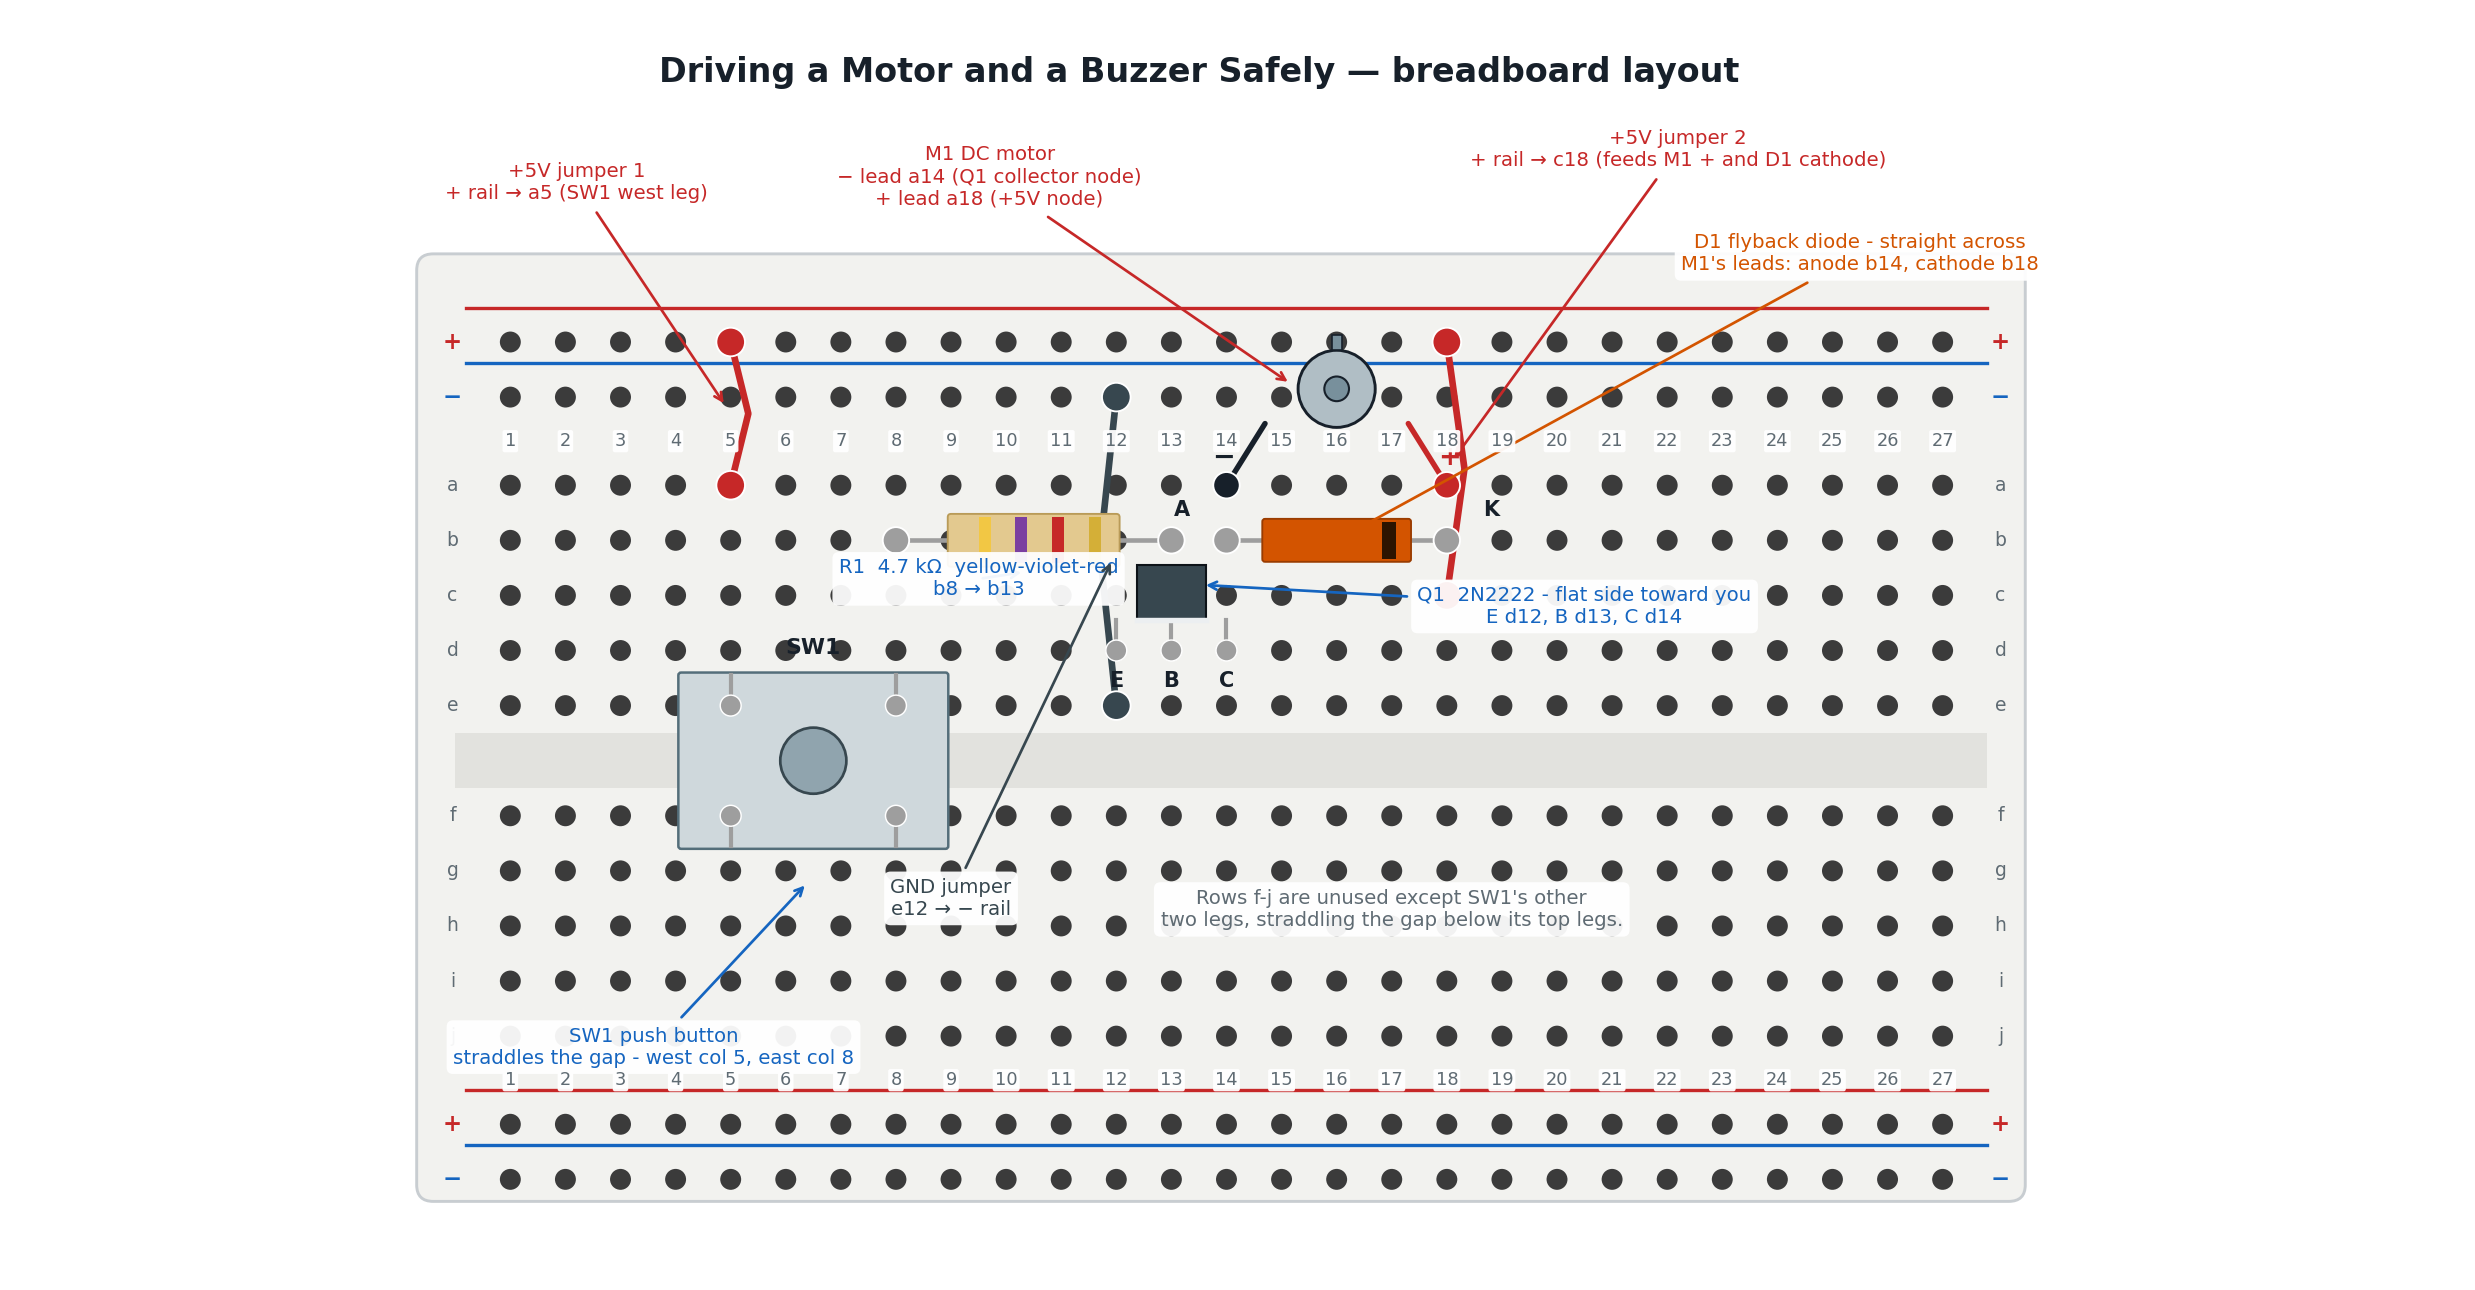

This figure's Python source:
#!/usr/bin/env python3
"""Render the breadboard layout for the "Driving a Motor and a Buzzer Safely" lab.

The hole positions drawn here are the same ones the lab's build steps name, so
a student can hold the picture beside the page and match them one for one. If
the steps ever change, change them here too.

Layout (columns numbered 1-24 left to right; rows a-e are the top half,
f-j the bottom half, split by the center channel):

    +5V jumper 1   + rail  ->  a5             (feeds SW1's west leg)
    SW1 push button        west leg col 5, east leg col 8 (straddles the
                            center channel like Chapter 16's 4-pin button;
                            only the row-e hole on each side is wired)
    R1  4.7 kOhm   b8      ->  b13             (SW1 east leg -> Q1 base)
    Q1  2N2222     d12 (E), d13 (B), d14 (C)   (flat side toward you)
    GND jumper     e12     ->  - rail          (Q1 emitter -> ground)
    M1  DC motor   - lead a14 (-> Q1 collector), + lead a18 (-> +5V)
    D1  flyback diode      anode b14, cathode b18 (straight across M1's
                            own two leads, same columns as M1's leads)
    +5V jumper 2   c18     ->  + rail          (feeds M1 + and D1 cathode)

Column 14 ties Q1's collector, M1's minus lead, and D1's anode into one
node. Column 18 ties M1's plus lead, D1's cathode, and the second +5V
jumper into the other node - exactly the "diode straight across the
motor's two leads" wiring the lab's build steps describe.

Usage:
    python3 breadboard-layout.py breadboard-layout.png
"""

import argparse
from pathlib import Path

import matplotlib

matplotlib.use("Agg")

import matplotlib.pyplot as plt
from matplotlib.patches import Circle, FancyBboxPatch, Rectangle, Wedge

COLS = 27
ROWS_TOP = ["a", "b", "c", "d", "e"]
ROWS_BOT = ["f", "g", "h", "i", "j"]

PITCH = 1.0
Y = {}
for i, r in enumerate(ROWS_TOP):
    Y[r] = 9.0 - i * PITCH
for i, r in enumerate(ROWS_BOT):
    Y[r] = 3.0 - i * PITCH
Y_PLUS_TOP, Y_MINUS_TOP = 11.6, 10.6
Y_PLUS_BOT, Y_MINUS_BOT = -2.6, -3.6

INK = "#17202a"
BOARD = "#f2f2ef"
HOLE = "#3b3b3b"
RED = "#c62828"
BLUE = "#1565c0"
GREEN = "#2e7d32"
ORANGE = "#d35400"
GRAY = "#5f6b73"
TAN = "#e3c98f"
LEAD = "#9e9e9e"
BODY = "#37474f"

BAND_COLOR = {
    "yellow": "#f2c744", "violet": "#7b3fa0", "red": "#c62828", "gold": "#d4af37",
}


def col_x(c):
    return c * PITCH


def draw_board(ax):
    ax.add_patch(FancyBboxPatch(
        (col_x(1) - 1.4, Y_PLUS_BOT - 1.1), COLS * PITCH + 1.6, 16.6,
        boxstyle="round,pad=0.3", facecolor=BOARD, edgecolor="#c8cdd1", linewidth=1.4))

    # Centre channel - the gap that isolates the top half from the bottom
    # half. SW1 straddles it, same trick Chapter 15 taught for a DIP chip.
    ax.add_patch(Rectangle((col_x(1) - 1.0, Y["f"] + 0.5), COLS * PITCH + 0.8,
                           Y["e"] - Y["f"] - 1.0, facecolor="#e2e2de", edgecolor="none"))

    for rail_y, colour, sign in ((Y_PLUS_TOP, RED, "+"), (Y_MINUS_TOP, BLUE, "−"),
                                 (Y_PLUS_BOT, RED, "+"), (Y_MINUS_BOT, BLUE, "−")):
        ax.plot([col_x(1) - 0.8, col_x(COLS) + 0.8], [rail_y + 0.62] * 2,
                color=colour, linewidth=1.6, zorder=1)
        for c in range(1, COLS + 1):
            ax.add_patch(Circle((col_x(c), rail_y), 0.19, facecolor=HOLE, edgecolor="none"))
        for x in (col_x(1) - 1.05, col_x(COLS) + 1.05):
            ax.text(x, rail_y, sign, color=colour, fontsize=11, ha="center", va="center",
                    fontweight="bold")

    for row in ROWS_TOP + ROWS_BOT:
        for c in range(1, COLS + 1):
            ax.add_patch(Circle((col_x(c), Y[row]), 0.19, facecolor=HOLE, edgecolor="none"))
        for x in (col_x(1) - 1.05, col_x(COLS) + 1.05):
            ax.text(x, Y[row], row, color=GRAY, fontsize=9, ha="center", va="center")

    halo = dict(boxstyle="round,pad=0.12", facecolor="white", edgecolor="none", alpha=0.95)
    for c in range(1, COLS + 1):
        for y in (Y["a"] + 0.8, Y["j"] - 0.8):
            ax.text(col_x(c), y, str(c), color=GRAY, fontsize=8.5, ha="center",
                    va="center", bbox=halo, zorder=11)


def jumper(ax, xy1, xy2, colour, bow=0.0):
    """A jumper wire, drawn with the seated ends a student should check."""
    if bow:
        mx = (xy1[0] + xy2[0]) / 2 + bow
        my = (xy1[1] + xy2[1]) / 2
        xs, ys = [xy1[0], mx, xy2[0]], [xy1[1], my, xy2[1]]
    else:
        xs, ys = [xy1[0], xy2[0]], [xy1[1], xy2[1]]
    ax.plot(xs, ys, color=colour, linewidth=3.2, solid_capstyle="round",
            solid_joinstyle="round", zorder=4)
    for p in (xy1, xy2):
        ax.add_patch(Circle(p, 0.26, facecolor=colour, edgecolor="white",
                            linewidth=0.9, zorder=5))


def resistor(ax, xy1, xy2, bands):
    """A resistor spanning two holes, with real color-code bands."""
    ax.plot([xy1[0], xy2[0]], [xy1[1], xy2[1]], color=LEAD, linewidth=2.2, zorder=4)
    for p in (xy1, xy2):
        ax.add_patch(Circle(p, 0.24, facecolor=LEAD, edgecolor="white",
                            linewidth=0.9, zorder=5))
    cx = (xy1[0] + xy2[0]) / 2
    cy = xy1[1]
    ax.add_patch(FancyBboxPatch((cx - 1.5, cy - 0.42), 3.0, 0.84,
                                boxstyle="round,pad=0.06", facecolor=TAN,
                                edgecolor="#b99b58", linewidth=0.9, zorder=6))
    n = len(bands)
    span = 2.0
    start = -span / 2
    for i, name in enumerate(bands):
        dx = start + (span * i / (n - 1) if n > 1 else 0)
        ax.add_patch(Rectangle((cx + dx, cy - 0.42), 0.22, 0.84,
                               facecolor=BAND_COLOR[name], edgecolor="none", zorder=7))


def diode(ax, anode_xy, cathode_xy):
    """An axial diode spanning two holes, cathode marked with a dark band."""
    ax.plot([anode_xy[0], cathode_xy[0]], [anode_xy[1], cathode_xy[1]],
            color=LEAD, linewidth=2.2, zorder=4)
    for p in (anode_xy, cathode_xy):
        ax.add_patch(Circle(p, 0.24, facecolor=LEAD, edgecolor="white",
                            linewidth=0.9, zorder=5))
    cx = (anode_xy[0] + cathode_xy[0]) / 2
    cy = anode_xy[1]
    sign = 1 if cathode_xy[0] > anode_xy[0] else -1
    ax.add_patch(FancyBboxPatch((cx - 1.3, cy - 0.34), 2.6, 0.68,
                                boxstyle="round,pad=0.05", facecolor=ORANGE,
                                edgecolor="#9a3c00", linewidth=0.9, zorder=6))
    # Cathode band: a dark stripe near the cathode end of the body.
    band_x = cx + sign * 0.95
    ax.add_patch(Rectangle((band_x - 0.12, cy - 0.34), 0.24, 0.68,
                           facecolor="#2c1400", edgecolor="none", zorder=7))
    ax.text(anode_xy[0] - sign * 0.8, cy + 0.55, "A", color=INK, fontsize=10,
            ha="center", va="center", fontweight="bold", zorder=8)
    ax.text(cathode_xy[0] + sign * 0.8, cy + 0.55, "K", color=INK, fontsize=10,
            ha="center", va="center", fontweight="bold", zorder=8)


def motor(ax, minus_xy, plus_xy, body_y, radius=0.7):
    """A small DC hobby motor: round body floating above the board, two
    short flying leads (not 0.1"-spaced pins) into their holes. Sized to
    clear the +5V rail directly above it."""
    cx = (minus_xy[0] + plus_xy[0]) / 2
    for xy, colour in ((minus_xy, INK), (plus_xy, RED)):
        xs = [xy[0], xy[0] + (cx - xy[0]) * 0.35]
        ys = [xy[1], body_y - radius * 0.9]
        ax.plot(xs, ys, color=colour, linewidth=2.6, zorder=4,
                solid_capstyle="round")
        ax.add_patch(Circle(xy, 0.24, facecolor=colour, edgecolor="white",
                            linewidth=0.9, zorder=5))
    ax.add_patch(Circle((cx, body_y), radius, facecolor="#b0bec5", edgecolor=INK,
                        linewidth=1.4, zorder=6))
    ax.add_patch(Circle((cx, body_y), radius * 0.32, facecolor="#78909c", edgecolor=INK,
                        linewidth=1.0, zorder=7))
    ax.add_patch(Rectangle((cx - 0.09, body_y + radius), 0.18, radius * 0.4,
                           facecolor="#78909c", edgecolor=INK, linewidth=0.8, zorder=7))
    ax.text(minus_xy[0] - 0.05, minus_xy[1] + 0.5, "−", color=INK, fontsize=13,
            ha="center", va="center", fontweight="bold", zorder=8)
    ax.text(plus_xy[0] + 0.05, plus_xy[1] + 0.5, "+", color=RED, fontsize=13,
            ha="center", va="center", fontweight="bold", zorder=8)


def to92_transistor(ax, e_xy, b_xy, c_xy):
    """TO-92 transistor: rounded back, flat front face, legs read E-B-C."""
    cx = b_xy[0]
    top_y = e_xy[1]
    body_bottom = top_y + 0.55
    body_top = top_y + 1.55
    ax.add_patch(Wedge((cx, body_top), 0.62, 180, 360, facecolor=BODY,
                       edgecolor="#0d1318", linewidth=1.0, zorder=6))
    ax.add_patch(Rectangle((cx - 0.62, body_bottom), 1.24, body_top - body_bottom,
                           facecolor=BODY, edgecolor="#0d1318", linewidth=1.0, zorder=6))
    # The flat front face - the marking a student checks before inserting Q1.
    ax.plot([cx - 0.62, cx + 0.62], [body_bottom, body_bottom],
            color="#eceff1", linewidth=2.6, zorder=7)
    for xy in (e_xy, b_xy, c_xy):
        ax.plot([xy[0], xy[0]], [xy[1], body_bottom], color=LEAD, linewidth=2.0, zorder=5)
        ax.add_patch(Circle(xy, 0.19, facecolor=LEAD, edgecolor="white",
                            linewidth=0.7, zorder=7))
    for xy, letter in ((e_xy, "E"), (b_xy, "B"), (c_xy, "C")):
        ax.text(xy[0], xy[1] - 0.55, letter, color=INK, fontsize=10, ha="center",
                va="center", fontweight="bold", zorder=8)


def push_button(ax, west_col, east_col):
    """4-pin tactile push button straddling the center channel.

    Chapter 16: the two legs on the west side are permanently tied together
    inside the case, and so are the two legs on the east side - pressing the
    button is what joins the two sides. Each side's pair spans row e and row
    f of its own column, so only the row-e hole of each side needs a wire.
    """
    top_y = Y["e"] + 0.55
    bot_y = Y["f"] - 0.55
    left_x = col_x(west_col) - 0.9
    right_x = col_x(east_col) + 0.9
    ax.add_patch(FancyBboxPatch((left_x, bot_y), right_x - left_x, top_y - bot_y,
                                boxstyle="round,pad=0.05", facecolor="#cfd8dc",
                                edgecolor="#546e7a", linewidth=1.2, zorder=6))
    cap_cx, cap_cy = (left_x + right_x) / 2, (top_y + bot_y) / 2
    ax.add_patch(Circle((cap_cx, cap_cy), 0.6, facecolor="#90a4ae",
                        edgecolor="#37474f", linewidth=1.3, zorder=7))
    for c in (west_col, east_col):
        ax.plot([col_x(c), col_x(c)], [Y["e"], top_y], color=LEAD, linewidth=2.0, zorder=6)
        ax.plot([col_x(c), col_x(c)], [Y["f"], bot_y], color=LEAD, linewidth=2.0, zorder=6)
        ax.add_patch(Circle((col_x(c), Y["e"]), 0.19, facecolor=LEAD, edgecolor="white",
                            linewidth=0.7, zorder=7))
        ax.add_patch(Circle((col_x(c), Y["f"]), 0.19, facecolor=LEAD, edgecolor="white",
                            linewidth=0.7, zorder=7))
    ax.text(cap_cx, top_y + 0.5, "SW1", color=INK, fontsize=10.5, ha="center",
            va="center", fontweight="bold", zorder=8)
    return (col_x(west_col), Y["e"]), (col_x(east_col), Y["e"])


def callout(ax, text_str, xy, xytext, colour):
    ax.annotate(text_str, xy=xy, xytext=xytext, color=colour, fontsize=9.5,
                ha="center", va="center", zorder=10,
                bbox=dict(boxstyle="round,pad=0.32", facecolor="white",
                          edgecolor="none", alpha=0.94),
                arrowprops=dict(arrowstyle="->", color=colour, linewidth=1.3,
                                shrinkA=2, shrinkB=6))


def build(output):
    fig, ax = plt.subplots(figsize=(16.5, 8.6))

    draw_board(ax)

    # --- SW1, R1: button and base resistor branch ---------------------------
    jumper(ax, (col_x(5), Y_PLUS_TOP), (col_x(5), Y["a"]), RED, bow=0.32)
    west_pt, east_pt = push_button(ax, 5, 8)
    resistor(ax, (col_x(8), Y["b"]), (col_x(13), Y["b"]), ["yellow", "violet", "red", "gold"])

    # --- Q1: the switching transistor ---------------------------------------
    e_xy, b_xy, c_xy = (col_x(12), Y["d"]), (col_x(13), Y["d"]), (col_x(14), Y["d"])
    to92_transistor(ax, e_xy, b_xy, c_xy)
    jumper(ax, (col_x(12), Y["e"]), (col_x(12), Y_MINUS_TOP), "#37474f", bow=-0.3)

    # --- M1, D1: motor and flyback diode across its two leads ---------------
    motor(ax, (col_x(14), Y["a"]), (col_x(18), Y["a"]), Y["a"] + 1.75)
    diode(ax, (col_x(14), Y["b"]), (col_x(18), Y["b"]))
    jumper(ax, (col_x(18), Y_PLUS_TOP), (col_x(18), Y["c"]), RED, bow=0.32)

    # --- Callouts -------------------------------------------------------------
    callout(ax, "+5V jumper 1\n+ rail → a5 (SW1 west leg)", (col_x(5), (Y_PLUS_TOP + Y["a"]) / 2),
            (col_x(2.2), Y_PLUS_TOP + 2.9), RED)
    callout(ax, "SW1 push button\nstraddles the gap - west col 5, east col 8",
            ((col_x(5) + col_x(8)) / 2, Y["f"] - 1.1), (col_x(3.6), Y["j"] - 0.2), BLUE)
    callout(ax, "R1  4.7 kΩ  yellow-violet-red\nb8 → b13", (col_x(10.5), Y["b"] - 0.55),
            (col_x(9.5), Y["a"] - 1.7), BLUE)
    callout(ax, "Q1  2N2222 - flat side toward you\nE d12, B d13, C d14", (col_x(13.4), Y["d"] + 1.2),
            (col_x(20.5), Y["c"] - 0.2), BLUE)
    callout(ax, "GND jumper\ne12 → − rail", (col_x(12), (Y_MINUS_TOP + Y["e"]) / 2),
            (col_x(9), Y["h"] + 0.5), "#37474f")
    callout(ax, "M1 DC motor\n− lead a14 (Q1 collector node)\n+ lead a18 (+5V node)",
            (col_x(15.3), Y["a"] + 1.75), (col_x(9.7), Y_PLUS_TOP + 3.0), RED)
    callout(ax, "D1 flyback diode - straight across\nM1's leads: anode b14, cathode b18",
            (col_x(16), Y["b"]), (col_x(25.5), Y_PLUS_TOP + 1.6), ORANGE)
    callout(ax, "+5V jumper 2\n+ rail → c18 (feeds M1 + and D1 cathode)",
            (col_x(18), (Y_PLUS_TOP + Y["c"]) / 2), (col_x(22.2), Y_PLUS_TOP + 3.5), RED)

    ax.text(col_x(17), Y["h"] + 0.3,
            "Rows f-j are unused except SW1's other\ntwo legs, straddling the gap below its top legs.",
            color=GRAY, fontsize=9.5, ha="center", va="center",
            bbox=dict(boxstyle="round,pad=0.34", facecolor="white",
                      edgecolor="none", alpha=0.94), zorder=10)
    ax.text(col_x(13.5), Y_PLUS_TOP + 4.9,
            "Driving a Motor and a Buzzer Safely — breadboard layout",
            color=INK, fontsize=16, ha="center", va="center", fontweight="bold")

    ax.set_xlim(col_x(1) - 3.2, col_x(COLS) + 3.6)
    ax.set_ylim(Y_MINUS_BOT - 1.6, Y_PLUS_TOP + 5.8)
    ax.set_aspect("equal")
    ax.axis("off")
    fig.tight_layout()
    fig.savefig(output, dpi=150, facecolor="white")
    print(f"wrote {output}")


if __name__ == "__main__":
    parser = argparse.ArgumentParser(description=__doc__)
    parser.add_argument("output", type=Path, help="output .png path")
    build(parser.parse_args().output)
